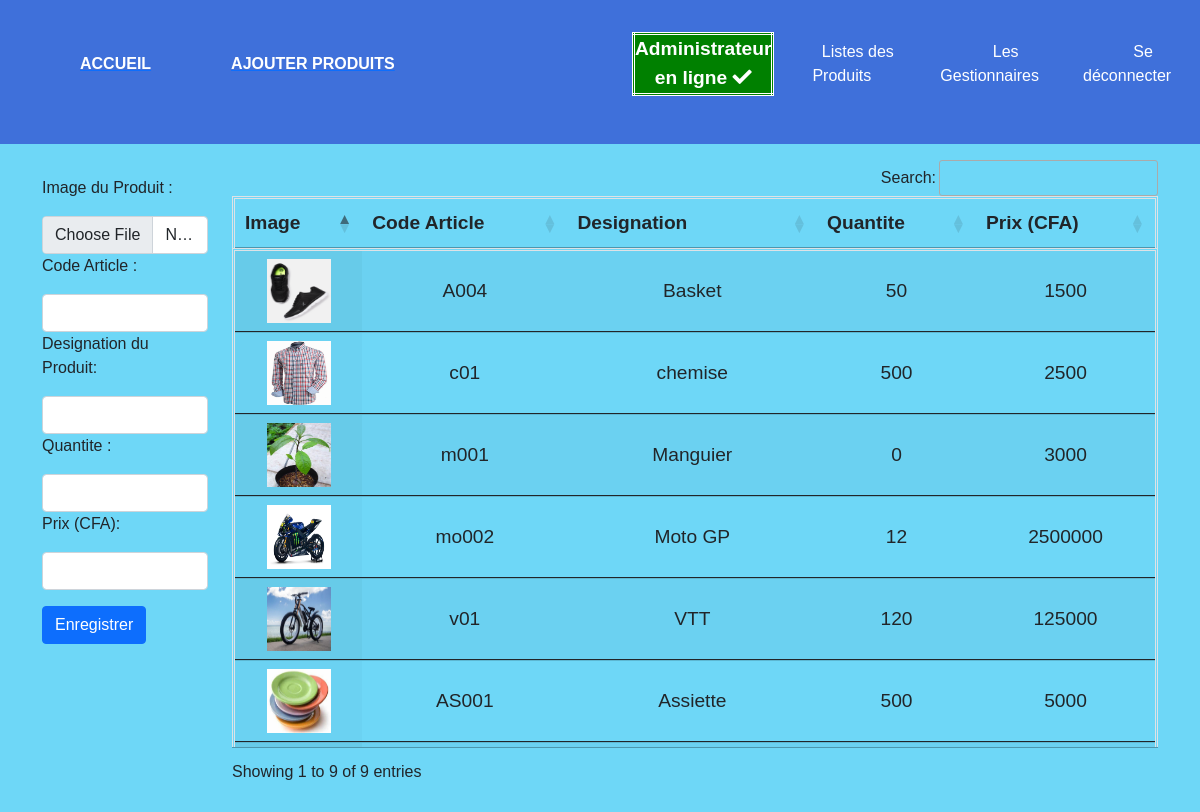
/addproduit.php (signed in), run on the app's committed database.
### tables this page shows
CREATE TABLE `produit` (
  `id_produit` int(11) NOT NULL,
  `code_article` varchar(50) NOT NULL,
  `nom_article` varchar(50) NOT NULL,
  `images` text NOT NULL,
  `quantite` int(11) NOT NULL,
  `prix` float NOT NULL,
  `time` timestamp NOT NULL DEFAULT current_timestamp() ON UPDATE current_timestamp()
);

### addproduit.php (the view, shortened to what this page needs)
<?php
require_once 'db.php';
            $stmt = $pdo->query('SELECT * FROM produit');
?>
<!DOCTYPE html>
<html lang="en">
<head>
</head>
<body>
<?php require_once 'navbar.php'; ?>
    <div class="container">
        <div class="row">
            <div class="col-2 mt-3">
               <form action="addproduit.php" class="form-group mt-3" method="POST" enctype="multipart/form-data" >
                <label for="">Image du Produit :</label>
                     <input type="file" class="form-control mt-3" name="profile" accept="*/image">
                   <label for="">Code Article :</label>
                   <input type="text" class="form-control mt-3" name="code_article" required>
                   <label for="">Designation du Produit:</label>
                   <input type="text" class="form-control mt-3" name="nom_article" required>
                   <label for="">Quantite :</label>
                   <input type="text" class="form-control mt-3" name="quantite" required>
                   <label for="">Prix (CFA):</label>
                   <input type="text" class="form-control mt-3" name="prix" required>
                   <button type="submit" class="btn btn-primary mt-3" name="ajouter">Enregistrer</button>
               </form>
            </div>
            <div class="col-10 mt-3">
                <table class="table table-striped display" id="example">
                    <thead>
                        <th>Image</th>
                        <th>Code Article</th>
                        <th>Designation</th>
                        <th>Quantite</th>
                        <th>Prix (CFA)</th>
                    </thead>
                    <tbody>
                    <?php
                    while ( $row =  $stmt->fetch())
                    {
                        ?>
                        <tr>
                            <td><img src="./uploads/<?php echo $row-> images; ?>" alt=" "  class="image_product "></td>
                            <td><?php echo $row-> code_article; ?> </td>
                            <td><?php echo $row-> nom_article; ?> </td>
                            <td><?php echo $row-> quantite; ?> </td>
                            <td><?php echo $row-> prix; ?> </td>
                        </tr>
                       <?php } ?>
                    </tbody>
                </table>
            </div>
        </div>
    </div>
</body>
</html>

### style.css (style rules this page uses)
* { margin: 0; padding: 0; }
.image_product { height: 64px; width: 64px; }
th { text-align:center; }
td { text-align:center; padding: 5; }
table { border:3px double white; width:100%; text-align:center; font-size: larger; }

### navbar.php (style rules this page uses)
body { font-family: "Mitr", sans-serif; background-color: rgb(110, 215, 247); }

### data on the page
produit: images (picture), code_article "A004", nom_article "Basket", quantite "50", prix "1500"
produit: images (picture), code_article "c01", nom_article "chemise", quantite "500", prix "2500"
produit: images (picture), code_article "m001", nom_article "Manguier", quantite "0", prix "3000"
produit: images (picture), code_article "mo002", nom_article "Moto GP", quantite "12", prix "2500000"
produit: images (picture), code_article "v01", nom_article "VTT", quantite "120", prix "125000"
produit: images (picture), code_article "AS001", nom_article "Assiette", quantite "500", prix "5000"

### other printed values
$name "Administrateur"
